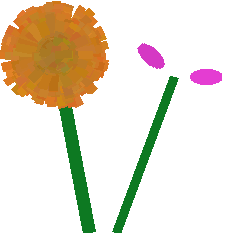
#> input picture petal-1396673961-progress.png, 233 x 233 px, given in place of mark-icon.png, which was not available
$ python flower.py   (Python 2 division)
#> lines starting #> are read from the running program, lines starting #| are printed output that depends on the picture; pictures that were not available may be replaced by others from this repository, and a replacement may not be noted
import math
from PIL import Image
from PIL import ImageDraw

import time
import random

# set up the random number generator using this file's source
# i love you baby, we are together now, and our signatures in all spaces
# reconstructed in far away places
# cannot be separated
# it just woulnd't make any sense otherhow!

seed_body = ""
with open(__file__, 'r') as corpus:
    seed_body = corpus.read()

green = (13,121,34)
pink=(255,68,235,255)
blueish=(68,68,235,255)


flower_image = Image.open("mark-icon.png")
#> flower_image is the input picture: PIL image 233x233 RGBA; mean R, G, B, A 230.8, 222.4, 205.4, 255
flower_image = flower_image.convert('RGBA')


seed_body += str(list(flower_image.getdata()))
random.seed(seed_body)

size_x, size_y = flower_image.size
#> size_x = 233; size_y = 233

flower_draw = ImageDraw.Draw(flower_image)

mom_petals_origin = (3*size_x/4, size_y/3)
#> mom_petals_origin = (174, 77)
allie_petals_origin = (4*size_x/5, 2*size_y/3)
#> allie_petals_origin = (186, 155)
flower_draw.line([(size_x/2,size_y),
                   mom_petals_origin],
          width=8,fill=green)
flower_draw.line([(size_x/2,size_y),
                   allie_petals_origin],
          width=6,fill=(207,190,255))


def add_petal(petals_origin,color, size,tint_factor,angle=0):

    px,py = petals_origin
    r,g,b,a = color


    fill_color = (int(r*tint_factor),
                  int(g*tint_factor),
                  int(b*tint_factor), a)

    petal_image = Image.new("RGBA", (size,
                                     size),
                                    color=(255,255,255,0))
    petal_draw = ImageDraw.Draw(petal_image)


    petal_draw.ellipse([0,size/4,
                        size,size*3/4],
                        fill=fill_color)

    rotated = petal_image.rotate(angle,expand=1)
    sx,sy = rotated.size

    radians = angle*math.pi/180.0
    x_offset = int(size/2*math.cos(radians))
    y_offset = int(size/2*math.sin(radians))

    flower_image.paste(rotated,
                       box=(px+x_offset-sx/2,
                            py-y_offset-sy/2),
                       mask=rotated)

petal_size = 11
allie_petal_size = 8
num_petals = 99
petal_size_multiplier = 5

def lerp(a,b,f):
    return a + (b-a)*f

for x in xrange(num_petals):
    # this magic angle shows up in a bunch of flowers
    # i hear there is math involved
    progress_frac = x/float(num_petals)
    size = int(lerp(petal_size*petal_size_multiplier,
                    petal_size,progress_frac))
    tint_factor =  lerp(3,0.85,progress_frac)
    add_petal(mom_petals_origin,pink, size,tint_factor,137.5*x)
#> this loop made 99 passes
#> pass 1, in add_petal, `rotated = petal_image.rotate(angle,expand=1)`:
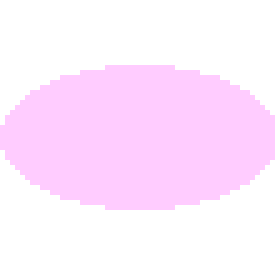
#> rotated: PIL image 55x55 RGBA (shown 5 times larger); mean R, G, B, A 255, 233.7, 255, 106.5; transparent parts drawn white
#> pass 2, in add_petal (call 2), `rotated = petal_image.rotate(angle,expand=1)`:
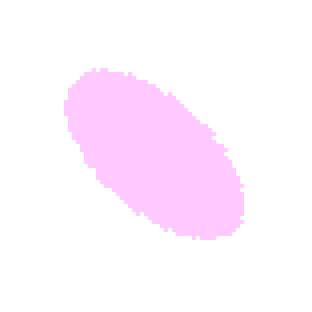
#> rotated: PIL image 78x78 RGBA (shown 4 times larger); mean R, G, B, A 122.2, 111.7, 122.2, 50.7; transparent parts drawn white

for x in xrange(num_petals/2):
    # this magic angle shows up in a bunch of flowers
    # i hear there is math involved
    progress_frac = x/float(num_petals)
    size = int(lerp(allie_petal_size*petal_size_multiplier,
                    allie_petal_size,progress_frac))
    tint_factor =  lerp(4,0.75,progress_frac)
    add_petal(allie_petals_origin, blueish, size,tint_factor,137.5*x)


flower_image.show()
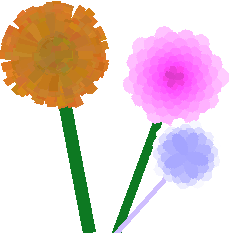
#> shown: PIL image 233x233 RGBA; mean R, G, B, A 229.7, 208, 208.1, 255
flower_image.save("petal-%d-progress.png" % time.time())

$ run again, on petal-1396674388-progress.png
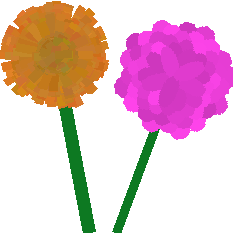
#> input picture petal-1396674388-progress.png, 233 x 233 px, given in place of mark-icon.png, which was not available
#> flower_image is the input picture: PIL image 233x233 RGBA; mean R, G, B, A 228.3, 189.9, 199.6, 255
#> `flower_image.show()`:
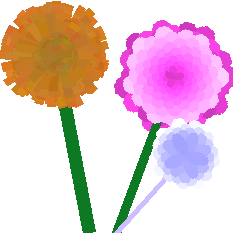
#> shown: PIL image 233x233 RGBA; mean R, G, B, A 228.6, 199.8, 206.4, 255
